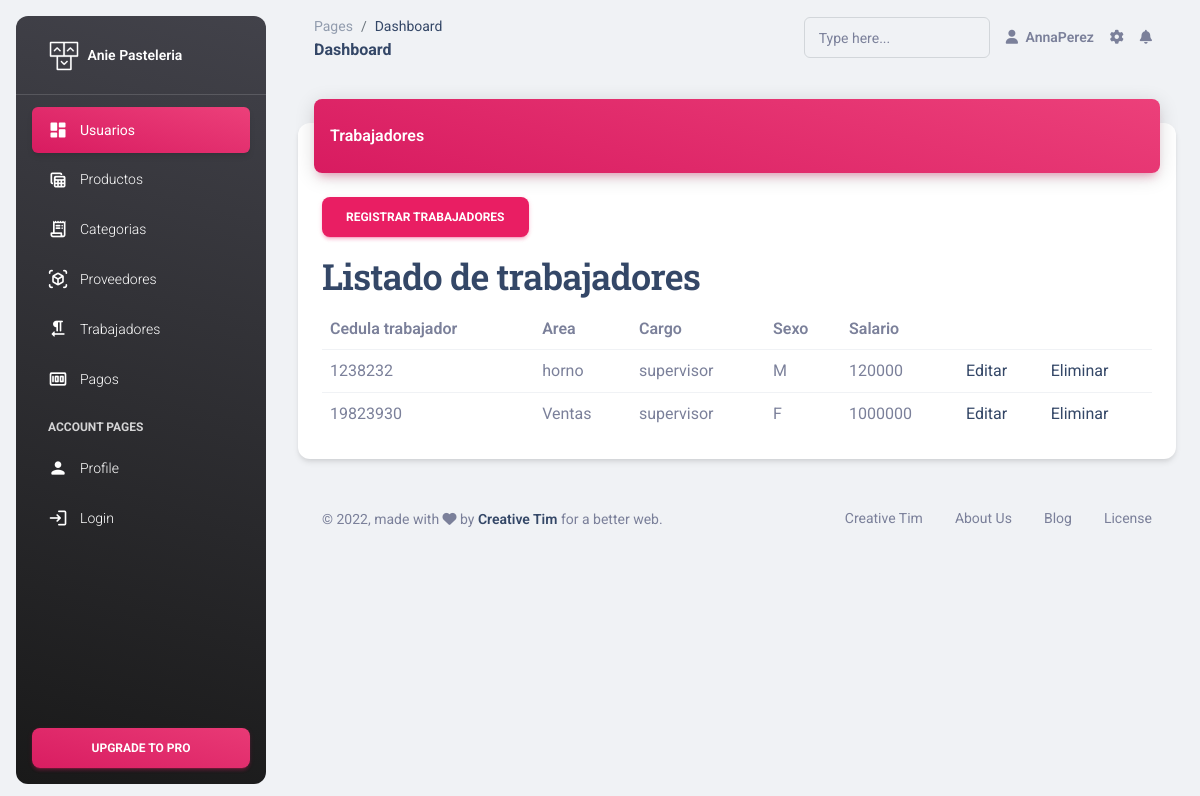
The app's page /Codigo_Proyecto/crudmvc-pv2.1/index.php?controlador=trabajadores&accion=index (signed in) with its own data.
### tables this page shows
CREATE TABLE `trabajadores` (
  `Tra_Usu_Cedula` int(15) DEFAULT NULL,
  `Tra_Area` varchar(15) DEFAULT NULL,
  `Tra_Cargo` varchar(15) DEFAULT NULL,
  `Tra_Sexo` varchar(15) DEFAULT NULL,
  `Tra_Salario` int(15) DEFAULT NULL,
  KEY `Tra_Usu_Cedula` (`Tra_Usu_Cedula`),
  CONSTRAINT `trabajadores_ibfk_1` FOREIGN KEY (`Tra_Usu_Cedula`) REFERENCES `usuarios` (`Usu_Cedula`) on delete cascade
);

### Codigo_Proyecto/crudmvc-pv2.1/libs/contenido.php (called while the page is built)
<?php
class Contenido{
    public function estructura($contenido){
        require_once "vista/header.php";
        require_once "vista/$contenido.php";
        require_once "vista/footer.php";
    }
}

### Codigo_Proyecto/crudmvc-pv2.1/controlador/trabajadores_controlador.php (called while the page is built, shortened)
<?php
require_once "modelo/trabajadores_modelo.php";
class trabajadores_controlador{
    public function __construct(){
        $this->vista = new Contenido();
    }
    public function index(){
        $this->vista->datos= trabajadores_modelo::mdlListado();
        $this->vista->estructura("trabajadores/index");
    }
}
?>

### Codigo_Proyecto/crudmvc-pv2.1/index.php (called while the page is built, shortened)
<?php
require_once "libs/contenido.php";
if(isset($_GET["controlador"]) && isset($_GET["accion"])){
    $controlador = $_GET["controlador"];
    $accion      = $_GET["accion"];
}else{
    $controlador = "inicio";
    $accion      = "index";
}
Rutas ::cargarContenido($controlador, $accion);

### Codigo_Proyecto/crudmvc-pv2.1/modelo/trabajadores_modelo.php (called while the page is built, shortened)
<?php
class trabajadores_modelo{
    public static function mdlListado(){
        $i   = new Conexion();
        $c   = $i->getConexion();
        $sql = "SELECT * FROM trabajadores";
        $s   = $c->prepare($sql);
        $s->execute();
        return $s->fetchAll();
    }
}
?>

### Codigo_Proyecto/crudmvc-pv2.1/vista/trabajadores/index.php (the view)
<div class="row">
    <div class="col-12">
        <div class="card my-4">
            <div class="card-header p-0 position-relative mt-n4 mx-3 z-index-2">
                <div class="bg-gradient-primary shadow-primary border-radius-lg pt-4 pb-3">
                    <h6 class="text-white text-capitalize ps-3">Trabajadores</h6>
                </div>
            </div>
            <div class="card-body">
                    <a class="btn btn-primary" href="?controlador=trabajadores&accion=frmRegistrar">Registrar trabajadores</a> <br>
                    <h2>Listado de trabajadores</h2>
                    <table class="table align-items-center mb-0">
                        <tr>
                            <th>Cedula trabajador</th>
                            <th>Area </th>
                            <th>Cargo</th>
                            <th>Sexo </th>
                            <th>Salario</th>
                            <th></th>
                            <th></th>
                        </tr>
                        <?php
                            foreach ($this->datos as $valor){
                                $cod = $valor["Tra_Usu_Cedula"];
                                echo "<tr>";
                                    echo  "<td>".$valor["Tra_Usu_Cedula"]."</td>";
                                    echo  "<td>".$valor["Tra_Area"]."</td>";
                                    echo  "<td>".$valor["Tra_Cargo"]."</td>";
                                    echo  "<td>".$valor["Tra_Sexo"]."</td>";
                                    echo  "<td>".$valor["Tra_Salario"]."</td>";
                                    echo  "<td>
                                        <a href='?controlador=trabajadores&accion=frmEditar&cod=$cod'>Editar</a>
                                        </td>";
                                    echo  "<td>
                                        <a href='?controlador=trabajadores&accion=eliminar&cod=$cod'class='eliminar'>Eliminar</a>
                                        </td>";
                                echo "</tr>";
                            }
                        ?>
                    </table>
            </div>
        </div>
    </div>
</div>

### records on screen
trabajadores: Tra_Usu_Cedula "1238232", Tra_Area "horno", Tra_Cargo "supervisor", Tra_Sexo "M", Tra_Salario "120000"
trabajadores: Tra_Usu_Cedula "19823930", Tra_Area "Ventas", Tra_Cargo "supervisor", Tra_Sexo "F", Tra_Salario "1000000"

### other values on screen
$_SESSION["nombre"] "Anna"
$_SESSION["apellido"] "Perez"
